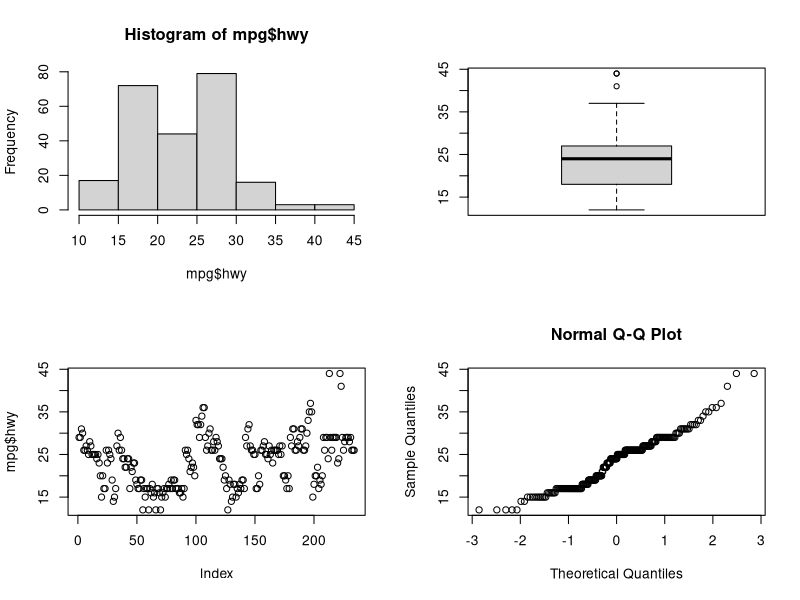
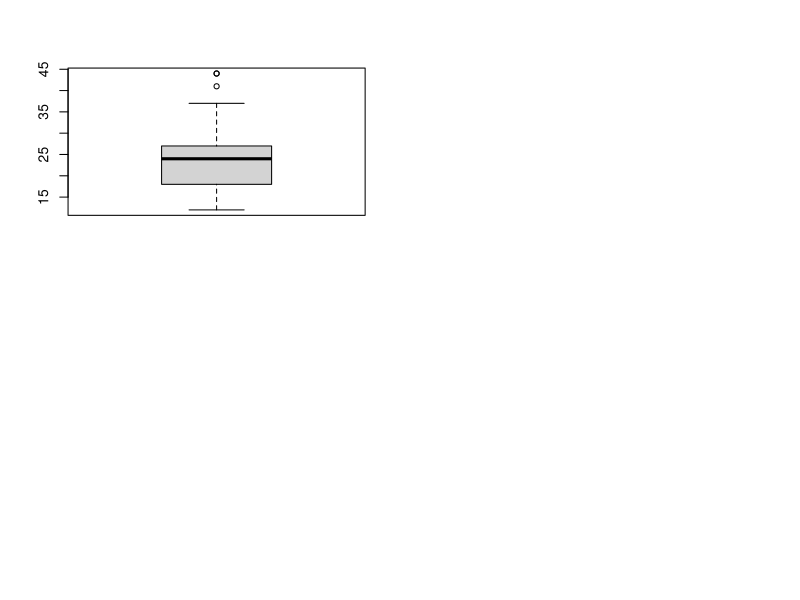

These charts were generated, in order, by the following R code:
x <- sample(x=1:100, size=100, replace=TRUE)

summary(x)
quantile(x)

# Summary statistics: describe()
install.packages("psych")
library(psych)
describe(x)

# Prepare mpg dataset
install.packages("ggplot2")
library(ggplot2)
?mpg
mpg <- ggplot2::mpg
class(mpg)
mpg <- data.frame(mpg)
class(mpg)
View(mpg)

### Relationship with two variables ###
# Correlation #
# 1. Pearson correlation
cor(mpg$cty, mpg$hwy)
with(mpg, cor(cty, hwy))

# 2. Kental / Spearman
with(mpg, cor(cty, hwy, method = "kendall"))
with(mpg, cor(cty, hwy, method = "spearman"))

# Covariance #
with(mpg, cov(cty, hwy))
with(mpg, cov(cty, hwy), method = "kendal")
with(mpg, cov(cty, hwy), method = "spearman")

### Statistical Analysis ###
# Difference test #
# 1. T-Test: t.test()
# 2. Variance analysis: anova()

# Correlation test #
# 1. Correlation: cor()
# 2. Regression: lm()


### Numerical Variable ###

# Use mpg dataset
library(ggplot2)
View(mpg)

# Summary statistics
summary(mpg$hwy)
describe(mpg$hwy)

# Visualization
par(mfrow=c(2,2))
hist(mpg$hwy)
boxplot(mpg$hwy)
plot(mpg$hwy)

# Check normality
qqnorm(mpg$hwy)     # Q-Q plot: Quantile-Quantile plot


# Hypothesis test
mu0 <- 22.9
t.test(mpg$hwy, mu=mu0, alternative = "greater")
t.test(mpg$hwy)
t.test(mpg$hwy, conf.level = 0.99)

# Check for outlier
boxplot(mpg$hwy)

c(mean(mpg$hwy), sd(mpg$hwy))
c(median(mpg$hwy), mad(mpg$hwy))        # MAD: Median Absolute Deviance
